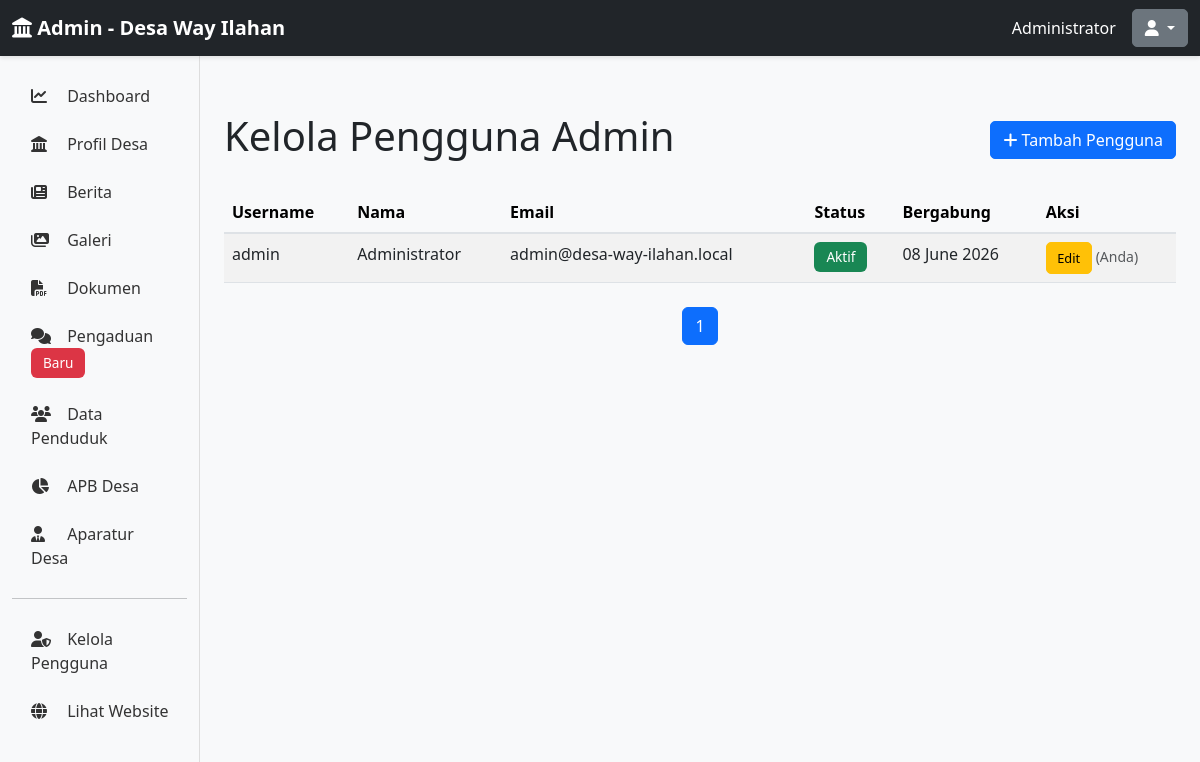
The page /admin/pengguna (signed in) on the database its author committed.
### app/models.py (models this page shows, shortened)
class Admin(UserMixin, db.Model):
    id = db.Column(db.Integer, primary_key=True)
    username = db.Column(db.String(80), unique=True, nullable=False, index=True)
    email = db.Column(db.String(120), unique=True, nullable=False, index=True)
    password_hash = db.Column(db.String(255), nullable=False)
    full_name = db.Column(db.String(120), nullable=False)
    is_active = db.Column(db.Boolean, default=True)
    created_at = db.Column(db.DateTime, default=datetime.utcnow)
    last_login = db.Column(db.DateTime)

### app/routes.py (the view)
@admin_bp.route('/pengguna')
@login_required
def kelola_pengguna():
    page = request.args.get('page', 1, type=int)
    pengguna = Admin.query.order_by(Admin.created_at.desc()).paginate(page=page, per_page=10)
    return render_template('admin/pengguna/list.html', pengguna=pengguna)

### app/templates/admin/pengguna/list.html (shortened to what this page needs)
{% extends "admin/base.html" %}
{% block content %}
<div class="d-flex justify-content-between align-items-center my-4">
    <h1>Kelola Pengguna Admin</h1>
    <a href="{{ url_for('admin.tambah_pengguna') }}" class="btn btn-primary">
        <i class="fas fa-plus"></i> Tambah Pengguna
    </a>
</div>
{% if pengguna.items %}
<div class="table-responsive">
    <table class="table table-striped table-hover">
        <thead class="table-light">
            <tr>
                <th>Username</th>
                <th>Nama</th>
                <th>Email</th>
                <th>Status</th>
                <th>Bergabung</th>
                <th>Aksi</th>
            </tr>
        </thead>
        <tbody>
            {% for item in pengguna.items %}
            <tr>
                <td>{{ item.username }}</td>
                <td>{{ item.full_name }}</td>
                <td>{{ item.email }}</td>
                <td>
                    <span class="badge bg-{{ 'success' if item.is_active else 'secondary' }}">
                        {{ 'Aktif' if item.is_active else 'Nonaktif' }}
                    </span>
                </td>
                <td>{{ item.created_at.strftime('%d %B %Y') }}</td>
                <td>
                    <a href="{{ url_for('admin.edit_pengguna', id=item.id) }}" class="btn btn-sm btn-warning">Edit</a>
                    {% if item.id != current_user.id %}
                    <form method="POST" action="{{ url_for('admin.hapus_pengguna', id=item.id) }}" style="display:inline;" onsubmit="return confirm('Yakin ingin menghapus?')">
                        <button type="submit" class="btn btn-sm btn-danger">Hapus</button>
                    </form>
                    {% else %}
                    <small class="text-muted">(Anda)</small>
                    {% endif %}
                </td>
            </tr>
            {% endfor %}
        </tbody>
    </table>
</div>
<nav class="mt-4">
    <ul class="pagination justify-content-center">
        {% for page_num in pengguna.iter_pages() %}
            {% if page_num %}
                {% if page_num == pengguna.page %}
                <li class="page-item active">
                    <span class="page-link">{{ page_num }}</span>
                </li>
                {% else %}
                <li class="page-item">
                    <a class="page-link" href="{{ url_for('admin.kelola_pengguna', page=page_num) }}">{{ page_num }}</a>
                </li>
                {% endif %}
            {% endif %}
        {% endfor %}
    </ul>
</nav>
{% else %}
<div class="alert alert-info">Belum ada pengguna. <a href="{{ url_for('admin.tambah_pengguna') }}">Tambah pengguna baru</a></div>
{% endif %}
{% endblock %}

### app/templates/admin/base.html (shortened to what this page needs)
<!DOCTYPE html>
<html lang="id">
<head>
    <link href="https://cdn.jsdelivr.net/npm/bootstrap@5.3.0/dist/css/bootstrap.min.css" rel="stylesheet">
    <link rel="stylesheet" href="https://cdnjs.cloudflare.com/ajax/libs/font-awesome/6.4.0/css/all.min.css">
    <link rel="stylesheet" href="{{ url_for('static', filename='css/admin.css') }}">
</head>
<body>
    <nav class="navbar navbar-dark bg-dark sticky-top">
        <div class="container-fluid">
            <a class="navbar-brand" href="{{ url_for('admin.dashboard') }}">
                <i class="fas fa-landmark"></i> <strong>Admin - Desa Way Ilahan</strong>
            </a>
            <div class="d-flex align-items-center">
                <span class="text-white me-3">{{ current_user.full_name }}</span>
                <div class="dropdown">
                    <button class="btn btn-secondary dropdown-toggle" type="button" data-bs-toggle="dropdown">
                        <i class="fas fa-user"></i>
                    </button>
                </div>
            </div>
        </div>
    </nav>
    <div class="container-fluid">
        <div class="row">
            <nav class="col-md-2 d-md-block bg-light sidebar">
                <div class="position-sticky pt-3">
                    <ul class="nav flex-column">
                        <li class="nav-item">
                            <a class="nav-link" href="{{ url_for('admin.dashboard') }}">
                                <i class="fas fa-chart-line"></i> Dashboard
                            </a>
                        </li>
                        <li class="nav-item">
                            <a class="nav-link" href="{{ url_for('admin.edit_profil_desa') }}">
                                <i class="fas fa-landmark"></i> Profil Desa
                            </a>
                        </li>
                        <li class="nav-item">
                            <a class="nav-link" href="{{ url_for('admin.kelola_berita') }}">
                                <i class="fas fa-newspaper"></i> Berita
                            </a>
                        </li>
                        <li class="nav-item">
                            <a class="nav-link" href="{{ url_for('admin.kelola_galeri') }}">
                                <i class="fas fa-images"></i> Galeri
                            </a>
                        </li>
                        <li class="nav-item">
                            <a class="nav-link" href="{{ url_for('admin.kelola_dokumen') }}">
                                <i class="fas fa-file-pdf"></i> Dokumen
                            </a>
                        </li>
                        <li class="nav-item">
                            <a class="nav-link" href="{{ url_for('admin.kelola_pengaduan') }}">
                                <i class="fas fa-comments"></i> Pengaduan <span class="badge bg-danger">Baru</span>
                            </a>
                        </li>
                        <li class="nav-item">
                            <a class="nav-link" href="{{ url_for('admin.kelola_penduduk') }}">
                                <i class="fas fa-users"></i> Data Penduduk
                            </a>
                        </li>
                        <li class="nav-item">
                            <a class="nav-link" href="{{ url_for('admin.kelola_apb') }}">
                                <i class="fas fa-chart-pie"></i> APB Desa
                            </a>
                        </li>
                        <li class="nav-item">
                            <a class="nav-link" href="{{ url_for('admin.kelola_aparatur') }}">
                                <i class="fas fa-user-tie"></i> Aparatur Desa
                            </a>
                        </li>
                        <hr>
                        <li class="nav-item">
                            <a class="nav-link" href="{{ url_for('admin.kelola_pengguna') }}">
                                <i class="fas fa-user-shield"></i> Kelola Pengguna
                            </a>
                        </li>
                        <li class="nav-item">
                            <a class="nav-link" href="{{ url_for('public.index') }}">
                                <i class="fas fa-globe"></i> Lihat Website
                            </a>
                        </li>
                    </ul>
                </div>
            </nav>
            <main class="col-md-10 ms-sm-auto px-md-4">
                {% block content %}{% endblock %}
            </main>
        </div>
    </div>
</body>
</html>

### app/static/css/admin.css (style rules this page uses)
:root { --primary-color: #0d6efd; --sidebar-bg: #f8f9fa; --sidebar-border: #ddd; }
body { font-family: 'Segoe UI', Tahoma, Geneva, Verdana, sans-serif; background-color: #f8f9fa; }
.sidebar { height: calc(100vh - 56px); border-right: 1px solid var(--sidebar-border); overflow-y: auto; position: sticky; top: 56px; }
.sidebar .nav-link { color: #333; border-left: 3px solid transparent; transition: all 0.3s ease; padding: 0.75rem 1rem; }
.sidebar .nav-link i { width: 1.5rem; margin-right: 0.5rem; }
main { padding-top: 2rem; padding-bottom: 2rem; }
.navbar-dark { box-shadow: 0 2px 4px rgba(0, 0, 0, 0.1); }
.table { margin-bottom: 0; }
.table thead th { background-color: #f8f9fa; border-bottom: 2px solid #dee2e6; font-weight: 600; vertical-align: middle; }
.table tbody tr { transition: background-color 0.2s ease; }
.badge { padding: 0.5rem 0.75rem; font-size: 0.85rem; font-weight: 500; }
.btn { border-radius: 5px; font-weight: 500; transition: all 0.3s ease; }
.btn-primary { background-color: var(--primary-color); border-color: var(--primary-color); }
.btn-sm { padding: 0.35rem 0.65rem; font-size: 0.8rem; }
.pagination { gap: 0.25rem; }
.pagination .page-link { border-radius: 5px; margin: 0 0.1rem; }

### rows shown on the page
Admin: full_name "Administrator", username "admin", email "admin@desa-way-ilahan.local", is_active "Aktif", created_at "08 June 2026", shows "(Anda)"

### other values the page prints
{{ page_num }} "1"
